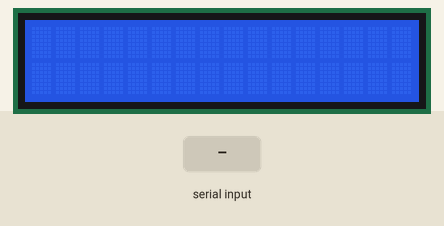
This sketch was run on a simulated ESP32. Shown: 16×2 character LCD. The test bench sets the inputs (shaded band).

Above: at 1.2 s.
1.3 s: "1" received over Serial
At 2.2 s:
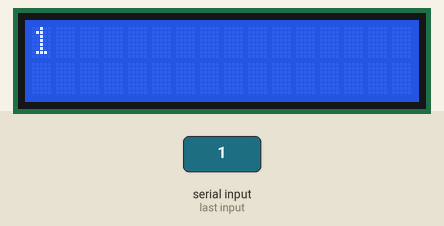
2.9 s: "0" received over Serial
At 3.4 s:
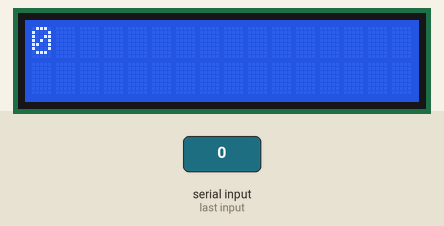
4.5 s: "2" received over Serial
At 5.9 s:
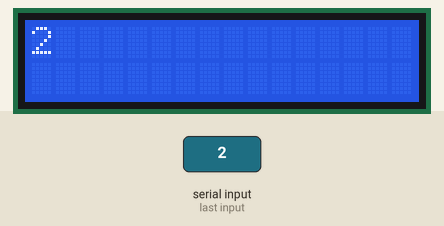
Timing chart, 0 to 7.5 s (numbered marks = the images above; inputs shaded):
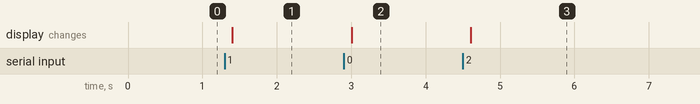

The sketch:

22_LCD_Serial.ino
```cpp
#include <LiquidCrystal_I2C.h>
#include <Wire.h>

#define SCL 15
#define SDA 13
#define ADDR 0x3F

//handler
LiquidCrystal_I2C lcd(ADDR,16,2);

byte corazon[] = {
  B00000,
  B01010,
  B11111,
  B11111,
  B01110,
  B00100,
  B00000,
  B00000
};

void setup() {
  Serial.begin(115200);
  Wire.begin(SDA,SCL);
  //Wire.beginTransmission(ADDR);

  lcd.init();
  lcd.clear();
  lcd.backlight();
}

void loop() {
  if(Serial.available()){
    delay(100);
    lcd.clear();

    while(Serial.available()>0){
      lcd.write(Serial.read());
    }
  }
}
```

Measured:
- after the input at 1.3 s, the display: changes after 0.10 s (image 1)
- after the input at 2.9 s, the display: changes after 0.10 s (image 2)
- after the input at 4.5 s, the display: changes after 0.11 s (image 3)
